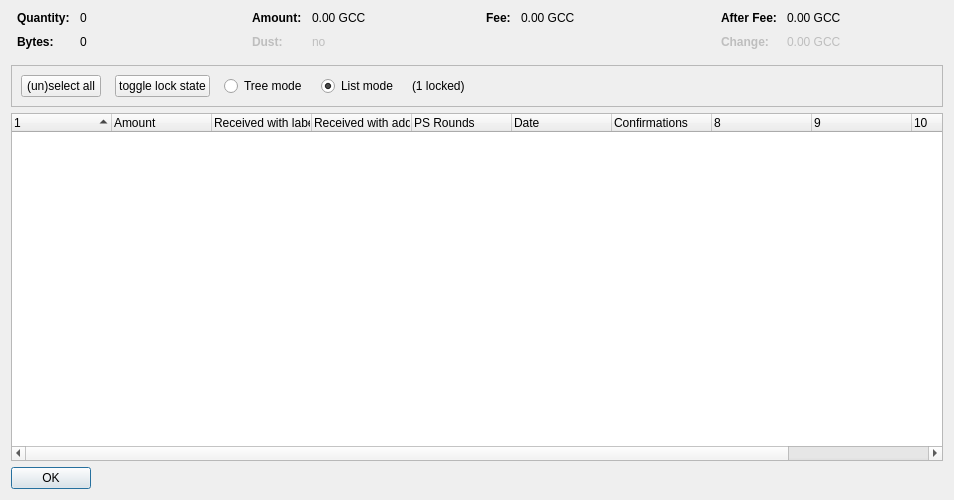
<?xml version="1.0" encoding="UTF-8"?>
<ui version="4.0">
 <class>CoinControlDialog</class>
 <widget class="QDialog" name="CoinControlDialog">
  <property name="geometry">
   <rect>
    <x>0</x>
    <y>0</y>
    <width>954</width>
    <height>500</height>
   </rect>
  </property>
  <property name="windowTitle">
   <string>Coin Selection</string>
  </property>
  <layout class="QVBoxLayout" name="verticalLayout">
   <item>
    <layout class="QHBoxLayout" name="horizontalLayoutTop" stretch="0,0,0,0">
     <property name="topMargin">
      <number>0</number>
     </property>
     <property name="bottomMargin">
      <number>10</number>
     </property>
     <item>
      <layout class="QFormLayout" name="formLayoutCoinControl1">
       <property name="horizontalSpacing">
        <number>10</number>
       </property>
       <property name="verticalSpacing">
        <number>10</number>
       </property>
       <property name="leftMargin">
        <number>6</number>
       </property>
       <property name="rightMargin">
        <number>6</number>
       </property>
       <item row="0" column="0">
        <widget class="QLabel" name="labelCoinControlQuantityText">
         <property name="font">
          <font>
           <weight>75</weight>
           <bold>true</bold>
          </font>
         </property>
         <property name="text">
          <string>Quantity:</string>
         </property>
        </widget>
       </item>
       <item row="0" column="1">
        <widget class="QLabel" name="labelCoinControlQuantity">
         <property name="cursor">
          <cursorShape>IBeamCursor</cursorShape>
         </property>
         <property name="contextMenuPolicy">
          <enum>Qt::ActionsContextMenu</enum>
         </property>
         <property name="text">
          <string notr="true">0</string>
         </property>
         <property name="textInteractionFlags">
          <set>Qt::LinksAccessibleByMouse|Qt::TextSelectableByKeyboard|Qt::TextSelectableByMouse</set>
         </property>
        </widget>
       </item>
       <item row="1" column="0">
        <widget class="QLabel" name="labelCoinControlBytesText">
         <property name="font">
          <font>
           <weight>75</weight>
           <bold>true</bold>
          </font>
         </property>
         <property name="text">
          <string>Bytes:</string>
         </property>
        </widget>
       </item>
       <item row="1" column="1">
        <widget class="QLabel" name="labelCoinControlBytes">
         <property name="cursor">
          <cursorShape>IBeamCursor</cursorShape>
         </property>
         <property name="contextMenuPolicy">
          <enum>Qt::ActionsContextMenu</enum>
         </property>
         <property name="text">
          <string notr="true">0</string>
         </property>
         <property name="textInteractionFlags">
          <set>Qt::LinksAccessibleByMouse|Qt::TextSelectableByKeyboard|Qt::TextSelectableByMouse</set>
         </property>
        </widget>
       </item>
      </layout>
     </item>
     <item>
      <layout class="QFormLayout" name="formLayoutCoinControl2">
       <property name="horizontalSpacing">
        <number>10</number>
       </property>
       <property name="verticalSpacing">
        <number>10</number>
       </property>
       <property name="leftMargin">
        <number>6</number>
       </property>
       <property name="rightMargin">
        <number>6</number>
       </property>
       <item row="0" column="0">
        <widget class="QLabel" name="labelCoinControlAmountText">
         <property name="font">
          <font>
           <weight>75</weight>
           <bold>true</bold>
          </font>
         </property>
         <property name="text">
          <string>Amount:</string>
         </property>
        </widget>
       </item>
       <item row="0" column="1">
        <widget class="QLabel" name="labelCoinControlAmount">
         <property name="cursor">
          <cursorShape>IBeamCursor</cursorShape>
         </property>
         <property name="contextMenuPolicy">
          <enum>Qt::ActionsContextMenu</enum>
         </property>
         <property name="text">
          <string notr="true">0.00 GCC</string>
         </property>
         <property name="textInteractionFlags">
          <set>Qt::LinksAccessibleByMouse|Qt::TextSelectableByKeyboard|Qt::TextSelectableByMouse</set>
         </property>
        </widget>
       </item>
       <item row="1" column="0">
        <widget class="QLabel" name="labelCoinControlLowOutputText">
         <property name="enabled">
          <bool>false</bool>
         </property>
         <property name="font">
          <font>
           <weight>75</weight>
           <bold>true</bold>
          </font>
         </property>
         <property name="text">
          <string>Dust:</string>
         </property>
        </widget>
       </item>
       <item row="1" column="1">
        <widget class="QLabel" name="labelCoinControlLowOutput">
         <property name="enabled">
          <bool>false</bool>
         </property>
         <property name="cursor">
          <cursorShape>IBeamCursor</cursorShape>
         </property>
         <property name="contextMenuPolicy">
          <enum>Qt::ActionsContextMenu</enum>
         </property>
         <property name="text">
          <string notr="true">no</string>
         </property>
         <property name="textInteractionFlags">
          <set>Qt::LinksAccessibleByMouse|Qt::TextSelectableByKeyboard|Qt::TextSelectableByMouse</set>
         </property>
        </widget>
       </item>
      </layout>
     </item>
     <item>
      <layout class="QFormLayout" name="formLayoutCoinControl3">
       <property name="horizontalSpacing">
        <number>10</number>
       </property>
       <property name="verticalSpacing">
        <number>10</number>
       </property>
       <property name="leftMargin">
        <number>6</number>
       </property>
       <property name="rightMargin">
        <number>6</number>
       </property>
       <item row="0" column="0">
        <widget class="QLabel" name="labelCoinControlFeeText">
         <property name="font">
          <font>
           <weight>75</weight>
           <bold>true</bold>
          </font>
         </property>
         <property name="text">
          <string>Fee:</string>
         </property>
        </widget>
       </item>
       <item row="0" column="1">
        <widget class="QLabel" name="labelCoinControlFee">
         <property name="cursor">
          <cursorShape>IBeamCursor</cursorShape>
         </property>
         <property name="contextMenuPolicy">
          <enum>Qt::ActionsContextMenu</enum>
         </property>
         <property name="text">
          <string notr="true">0.00 GCC</string>
         </property>
         <property name="textInteractionFlags">
          <set>Qt::LinksAccessibleByMouse|Qt::TextSelectableByKeyboard|Qt::TextSelectableByMouse</set>
         </property>
        </widget>
       </item>
      </layout>
     </item>
     <item>
      <layout class="QFormLayout" name="formLayoutCoinControl4">
       <property name="horizontalSpacing">
        <number>10</number>
       </property>
       <property name="verticalSpacing">
        <number>10</number>
       </property>
       <property name="leftMargin">
        <number>6</number>
       </property>
       <property name="rightMargin">
        <number>6</number>
       </property>
       <item row="0" column="0">
        <widget class="QLabel" name="labelCoinControlAfterFeeText">
         <property name="font">
          <font>
           <weight>75</weight>
           <bold>true</bold>
          </font>
         </property>
         <property name="text">
          <string>After Fee:</string>
         </property>
        </widget>
       </item>
       <item row="0" column="1">
        <widget class="QLabel" name="labelCoinControlAfterFee">
         <property name="cursor">
          <cursorShape>IBeamCursor</cursorShape>
         </property>
         <property name="contextMenuPolicy">
          <enum>Qt::ActionsContextMenu</enum>
         </property>
         <property name="text">
          <string notr="true">0.00 GCC</string>
         </property>
         <property name="textInteractionFlags">
          <set>Qt::LinksAccessibleByMouse|Qt::TextSelectableByKeyboard|Qt::TextSelectableByMouse</set>
         </property>
        </widget>
       </item>
       <item row="1" column="0">
        <widget class="QLabel" name="labelCoinControlChangeText">
         <property name="enabled">
          <bool>false</bool>
         </property>
         <property name="font">
          <font>
           <weight>75</weight>
           <bold>true</bold>
          </font>
         </property>
         <property name="text">
          <string>Change:</string>
         </property>
        </widget>
       </item>
       <item row="1" column="1">
        <widget class="QLabel" name="labelCoinControlChange">
         <property name="enabled">
          <bool>false</bool>
         </property>
         <property name="cursor">
          <cursorShape>IBeamCursor</cursorShape>
         </property>
         <property name="contextMenuPolicy">
          <enum>Qt::ActionsContextMenu</enum>
         </property>
         <property name="text">
          <string notr="true">0.00 GCC</string>
         </property>
         <property name="textInteractionFlags">
          <set>Qt::LinksAccessibleByMouse|Qt::TextSelectableByKeyboard|Qt::TextSelectableByMouse</set>
         </property>
        </widget>
       </item>
      </layout>
     </item>
    </layout>
   </item>
   <item>
    <widget class="QFrame" name="frame">
     <property name="minimumSize">
      <size>
       <width>0</width>
       <height>40</height>
      </size>
     </property>
     <property name="frameShape">
      <enum>QFrame::StyledPanel</enum>
     </property>
     <property name="frameShadow">
      <enum>QFrame::Sunken</enum>
     </property>
     <layout class="QHBoxLayout" name="horizontalLayout">
      <item>
       <layout class="QHBoxLayout" name="horizontalLayoutPanel" stretch="0,0,0,0,0,0">
        <property name="spacing">
         <number>14</number>
        </property>
        <item>
         <widget class="QPushButton" name="pushButtonSelectAll">
          <property name="sizePolicy">
           <sizepolicy hsizetype="Maximum" vsizetype="Fixed">
            <horstretch>0</horstretch>
            <verstretch>0</verstretch>
           </sizepolicy>
          </property>
          <property name="text">
           <string>(un)select all</string>
          </property>
          <property name="autoDefault">
           <bool>false</bool>
          </property>
         </widget>
        </item>
        <item>
         <widget class="QPushButton" name="pushButtonToggleLock">
          <property name="sizePolicy">
           <sizepolicy hsizetype="Maximum" vsizetype="Fixed">
            <horstretch>0</horstretch>
            <verstretch>0</verstretch>
           </sizepolicy>
          </property>
          <property name="text">
           <string>toggle lock state</string>
          </property>
          <property name="autoDefault">
           <bool>false</bool>
          </property>
         </widget>
        </item>
        <item>
         <widget class="QRadioButton" name="radioTreeMode">
          <property name="sizePolicy">
           <sizepolicy hsizetype="Maximum" vsizetype="Fixed">
            <horstretch>0</horstretch>
            <verstretch>0</verstretch>
           </sizepolicy>
          </property>
          <property name="text">
           <string>Tree mode</string>
          </property>
         </widget>
        </item>
        <item>
         <widget class="QRadioButton" name="radioListMode">
          <property name="sizePolicy">
           <sizepolicy hsizetype="Maximum" vsizetype="Fixed">
            <horstretch>0</horstretch>
            <verstretch>0</verstretch>
           </sizepolicy>
          </property>
          <property name="text">
           <string>List mode</string>
          </property>
          <property name="checked">
           <bool>true</bool>
          </property>
         </widget>
        </item>
        <item>
         <widget class="QLabel" name="labelLocked">
          <property name="text">
           <string>(1 locked)</string>
          </property>
         </widget>
        </item>
        <item>
         <spacer name="horizontalSpacer">
          <property name="orientation">
           <enum>Qt::Horizontal</enum>
          </property>
          <property name="sizeHint" stdset="0">
           <size>
            <width>40</width>
            <height>20</height>
           </size>
          </property>
         </spacer>
        </item>
       </layout>
      </item>
     </layout>
    </widget>
   </item>
   <item>
    <widget class="CoinControlTreeWidget" name="treeWidget">
     <property name="contextMenuPolicy">
      <enum>Qt::CustomContextMenu</enum>
     </property>
     <property name="sortingEnabled">
      <bool>false</bool>
     </property>
     <property name="columnCount">
      <number>11</number>
     </property>
     <attribute name="headerShowSortIndicator" stdset="0">
      <bool>true</bool>
     </attribute>
     <attribute name="headerStretchLastSection">
      <bool>false</bool>
     </attribute>
     <column>
      <property name="text">
       <string/>
      </property>
     </column>
     <column>
      <property name="text">
       <string>Amount</string>
      </property>
     </column>
     <column>
      <property name="text">
       <string>Received with label</string>
      </property>
     </column>
     <column>
      <property name="text">
       <string>Received with address</string>
      </property>
     </column>
     <column>
      <property name="text">
       <string>PS Rounds</string>
      </property>
     </column>
     <column>
      <property name="text">
       <string>Date</string>
      </property>
     </column>
     <column>
      <property name="text">
       <string>Confirmations</string>
      </property>
      <property name="toolTip">
       <string>Confirmed</string>
      </property>
     </column>
     <column>
      <property name="text">
       <string/>
      </property>
     </column>
     <column>
      <property name="text">
       <string/>
      </property>
     </column>
     <column>
      <property name="text">
       <string/>
      </property>
     </column>
     <column>
      <property name="text">
       <string/>
      </property>
     </column>
    </widget>
   </item>
   <item>
    <widget class="QDialogButtonBox" name="buttonBox">
     <property name="sizePolicy">
      <sizepolicy hsizetype="Maximum" vsizetype="Fixed">
       <horstretch>0</horstretch>
       <verstretch>0</verstretch>
      </sizepolicy>
     </property>
     <property name="orientation">
      <enum>Qt::Horizontal</enum>
     </property>
     <property name="standardButtons">
      <set>QDialogButtonBox::Ok</set>
     </property>
    </widget>
   </item>
  </layout>
 </widget>
 <customwidgets>
  <customwidget>
   <class>CoinControlTreeWidget</class>
   <extends>QTreeWidget</extends>
   <header>coincontroltreewidget.h</header>
  </customwidget>
 </customwidgets>
 <resources/>
 <connections/>
</ui>
